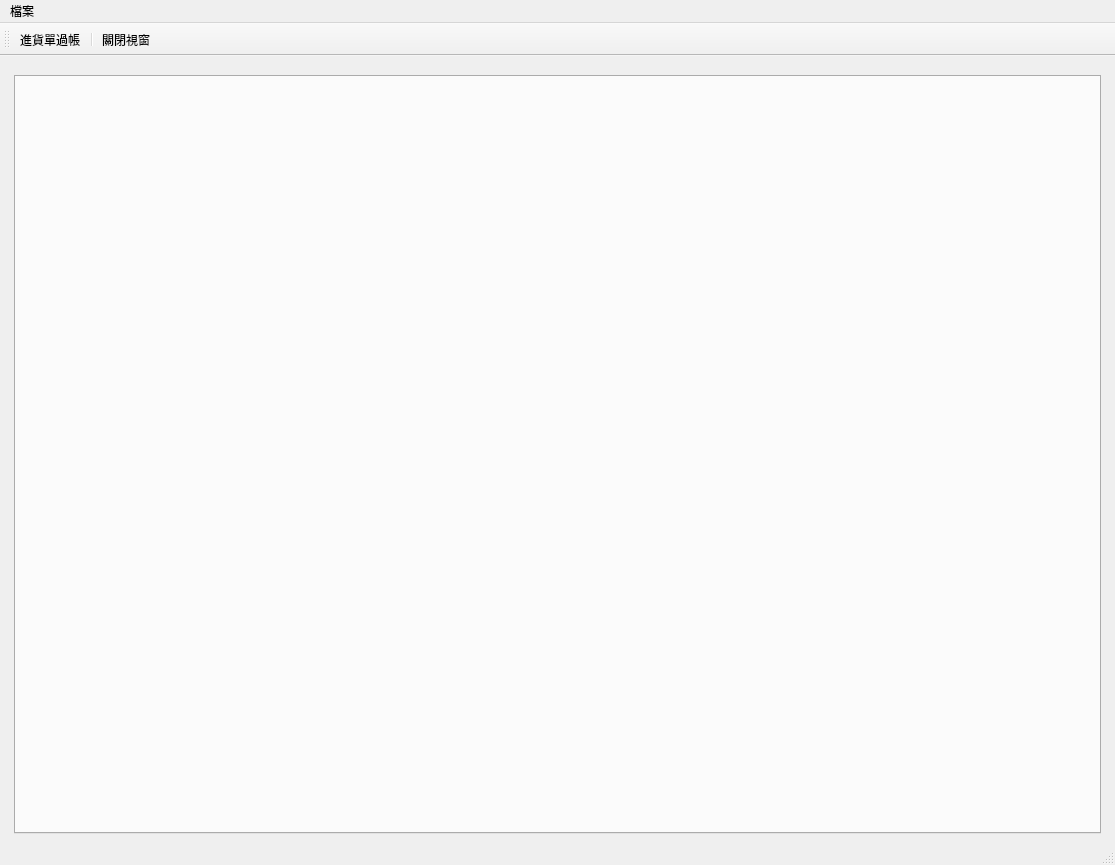
<?xml version="1.0" encoding="UTF-8"?>
<ui version="4.0">
 <class>DictMainWindow</class>
 <widget class="QMainWindow" name="DictMainWindow">
  <property name="geometry">
   <rect>
    <x>0</x>
    <y>0</y>
    <width>1115</width>
    <height>865</height>
   </rect>
  </property>
  <property name="windowTitle">
   <string>進貨</string>
  </property>
  <widget class="QWidget" name="centralwidget">
   <layout class="QHBoxLayout" name="horizontalLayout">
    <item>
     <layout class="QVBoxLayout" name="verticalLayout">
      <property name="leftMargin">
       <number>5</number>
      </property>
      <property name="topMargin">
       <number>10</number>
      </property>
      <property name="rightMargin">
       <number>5</number>
      </property>
      <item>
       <widget class="QTabWidget" name="tabWidget_stock">
        <property name="tabsClosable">
         <bool>true</bool>
        </property>
       </widget>
      </item>
     </layout>
    </item>
   </layout>
  </widget>
  <widget class="QStatusBar" name="statusbar"/>
  <widget class="QToolBar" name="toolBar">
   <property name="windowTitle">
    <string>toolBar</string>
   </property>
   <property name="toolButtonStyle">
    <enum>Qt::ToolButtonTextUnderIcon</enum>
   </property>
   <attribute name="toolBarArea">
    <enum>TopToolBarArea</enum>
   </attribute>
   <attribute name="toolBarBreak">
    <bool>false</bool>
   </attribute>
   <addaction name="action_update_stock"/>
   <addaction name="separator"/>
   <addaction name="action_close"/>
  </widget>
  <widget class="QMenuBar" name="menubar">
   <property name="geometry">
    <rect>
     <x>0</x>
     <y>0</y>
     <width>1115</width>
     <height>33</height>
    </rect>
   </property>
   <widget class="QMenu" name="menu">
    <property name="title">
     <string>檔案</string>
    </property>
   </widget>
   <addaction name="menu"/>
  </widget>
  <action name="action_close">
   <property name="icon">
    <iconset>
     <normaloff>../icons/application-exit.svg</normaloff>../icons/application-exit.svg</iconset>
   </property>
   <property name="text">
    <string>關閉視窗</string>
   </property>
  </action>
  <action name="action_update_stock">
   <property name="icon">
    <iconset>
     <normaloff>../icons/dialog-apply.svg</normaloff>../icons/dialog-apply.svg</iconset>
   </property>
   <property name="text">
    <string>進貨單過帳</string>
   </property>
   <property name="toolTip">
    <string>將進貨單進貨量加入庫存量</string>
   </property>
  </action>
 </widget>
 <resources/>
 <connections/>
</ui>
